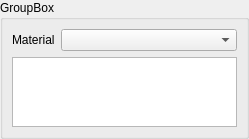
<?xml version="1.0" encoding="UTF-8"?>
<ui version="4.0">
 <class>RegionWidget</class>
 <widget class="QWidget" name="RegionWidget">
  <property name="geometry">
   <rect>
    <x>0</x>
    <y>0</y>
    <width>249</width>
    <height>137</height>
   </rect>
  </property>
  <property name="windowTitle">
   <string>Form</string>
  </property>
  <layout class="QVBoxLayout" name="verticalLayout_2">
   <property name="leftMargin">
    <number>0</number>
   </property>
   <property name="topMargin">
    <number>0</number>
   </property>
   <property name="rightMargin">
    <number>0</number>
   </property>
   <property name="bottomMargin">
    <number>0</number>
   </property>
   <item>
    <widget class="QGroupBox" name="groupBox">
     <property name="title">
      <string>GroupBox</string>
     </property>
     <layout class="QVBoxLayout" name="verticalLayout">
      <item>
       <widget class="QWidget" name="widget_2" native="true">
        <layout class="QHBoxLayout" name="horizontalLayout_2">
         <property name="leftMargin">
          <number>0</number>
         </property>
         <property name="topMargin">
          <number>0</number>
         </property>
         <property name="rightMargin">
          <number>0</number>
         </property>
         <property name="bottomMargin">
          <number>0</number>
         </property>
         <item>
          <widget class="QLabel" name="label">
           <property name="text">
            <string>Material</string>
           </property>
          </widget>
         </item>
         <item>
          <widget class="QComboBox" name="material">
           <property name="sizePolicy">
            <sizepolicy hsizetype="Expanding" vsizetype="Fixed">
             <horstretch>0</horstretch>
             <verstretch>0</verstretch>
            </sizepolicy>
           </property>
          </widget>
         </item>
        </layout>
       </widget>
      </item>
      <item>
       <widget class="QListWidget" name="list">
        <property name="sizePolicy">
         <sizepolicy hsizetype="Expanding" vsizetype="Preferred">
          <horstretch>0</horstretch>
          <verstretch>0</verstretch>
         </sizepolicy>
        </property>
        <property name="minimumSize">
         <size>
          <width>0</width>
          <height>0</height>
         </size>
        </property>
       </widget>
      </item>
     </layout>
    </widget>
   </item>
  </layout>
 </widget>
 <resources/>
 <connections/>
</ui>
